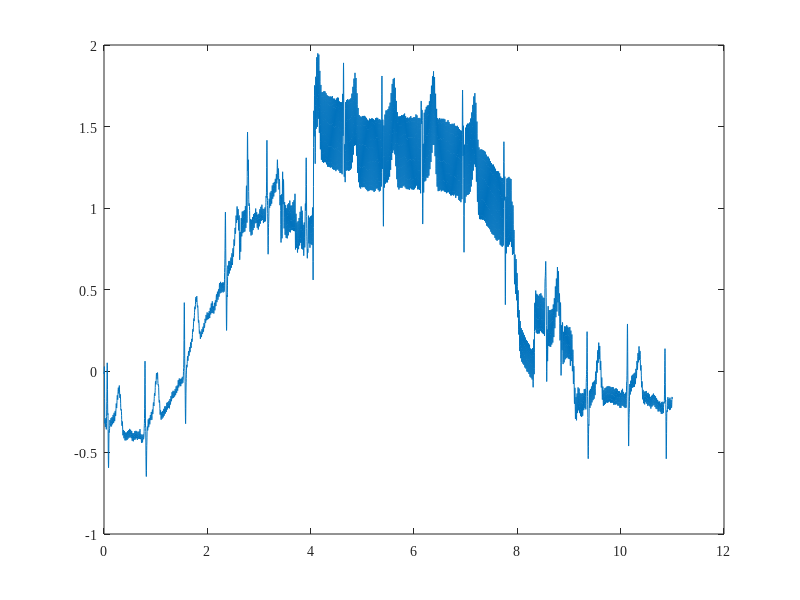
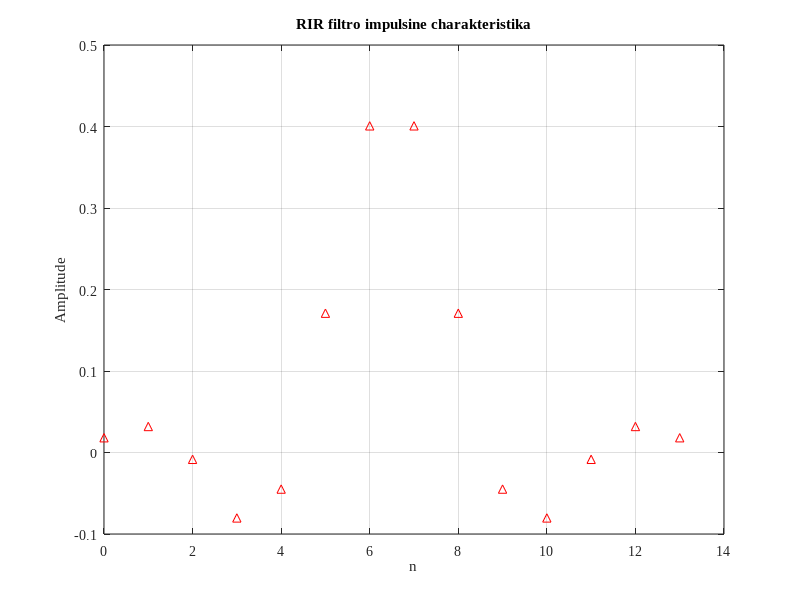

Reproduce these figures in MATLAB, in order. (Note: this script raises an error after producing the figures.)
clc, clear, close all

set(0,'defaultAxesFontName','TimesNewRoman')
set(0,'defaultAxesFontSize',10)

load("signalai/EKG_13")
fd = 500; %add _Hz            % Diskretizavimo freq
ts = 11;             
t =(0:(ts*fd)-1)*1/fd;

%Noramlius font size ir db iki -80


%% 3.3.1 RIR filtras

% Filtro koeficientai
b = [0.0181, 0.0319, -0.0084, -0.0803, -0.0449, 0.1709, 0.4008, 0.4008, ...
    0.1709, -0.0449, -0.0803, -0.0084, 0.0319, 0.0181]; 
a = zeros(1,length(b)); 
a(1) = 1;

ekg_filtered = filter(b, a, ekg);
figure();
plot(t, ekg_filtered)

%% 3.3.2
figure();
impz(b, a);
ylabel("Amplitude"); xlabel('n'); title('RIR filtro impulsine charakteristika'); xlim([0 14]); grid on;
f_saveFig("3.3.2-RirImpls")

%% 3.3.3
f_plotFreqz(b, a, fd, "3.3.3-amplitFazesChar")


%% 3.3.4
figure()
zplane(b,a)
grid on; title('Filtro poliu nuliu diagrama');
f_saveFig("3.3.4-RirZeroPole")

%% 3.3.5
% plot for time
figure()
subplot(211); 
plot(t, ekg); 
xlabel('t, s'); ylabel('A, mV');
grid on; title('Laiko sritis, EKG nefiltruotas');

subplot(212); 
plot(t, ekg_filtered);
xlabel('t, s'); ylabel('A, mV');
grid on; title('Laiko sritis, EKG naudojant RIR filtra');
f_saveFig("3.3.5-EkgCompare", true)

%% plot freq: plot signal in freqency domain
figure()

nfft = length(ekg);
ekg_freq = abs(fft(ekg))/nfft;    
ekg_freq = 20*log10(ekg_freq/max(ekg_freq));   
k = 0:1:nfft-1;                 
f = k*fd/nfft;                  

subplot(211)
plot(f, ekg_freq);
xlabel('f, Hz'); ylabel('Sa, dB'); xlim([0 fd/2]); ylim([-120 0]);
grid on; title('Signalo spektras, EKG nefiltruotas')

ekgFilter_freq = abs(fft(ekg_filtered))/nfft;    
ekgFilter_freq = 20*log10(ekgFilter_freq/max(ekgFilter_freq));  
subplot(212)
plot(f, ekgFilter_freq);
xlabel('f, Hz'); ylabel('Sa, dB'); xlim([0 fd/2]); ylim([-120 0]);
grid on; title('Signalo spektras, EKG naudojant RIR filtra')
f_saveFig("3.3.5-EkgCompareFreq", true)

%% 3.4 NIR Filtras

fDelta_Hz = 1.5;

% constans:
f0_Hz = 50;
K0 = 1;
L = 3;
S = mag2db(150); % double check

%3.4.2
K = K0 * 10^(-S/20);
Kr = K0 * 10^(-L/20);

%3.4.3
N = fd/f0_Hz;

%3.4.4
beta = sqrt((Kr^2 - K0^2)/(K^2 - Kr^2)) * tan((N*pi*fDelta_Hz) / (2*fd));

k1 = (K0 + (K*beta)) / (1 + beta);
k2 = (K0 - (K*beta)) / (1 + beta);
k3 = (1 - beta) / (1 + beta);


bNIR = [k1, zeros(1,N-1), -k2];
aNIR = [1, zeros(1,N-1), -k3];

%3.4.6
ekg_afterNIR = filter(bNIR, aNIR, ekg_filtered);

% analyzsis
figure();

%3.4.7
impz(bNIR, aNIR);
grid on;
xlim([0 100]);
title('Impusline charakteristika');

%3.4.8
figure();
n=15000;
freqz(bNIR, aNIR, n, fd)
title('NIR analize');
ylim([-50 5])

% 3.4.9
figure();
zplane(bNIR, aNIR)
title('NIR zplane');


% 3.4.10
% plot for time
figure();
subplot(211); 
plot(t, ekg); 
title('Laiko sritis neapdoroto ekg');
% xlabel('t, s'); ylabel('A, mV'); xlim(T_DISP); grid on;
subplot(212); 
plot(t, ekg_afterNIR);
title('Laiko sritis po NIR');
% xlabel('t, s'); ylabel('A, mV'); xlim(T_DISP); grid on;



% plot freq: plot signal in freqency domain
% (Same as in 1 Lab) - use function
figure();

nfft = length(ekg);
ekg_freq = abs(fft(ekg))/nfft;    
ekg_freq = 20*log10(ekg_freq/max(ekg_freq));   
k = 0:1:nfft-1;                 
f = k*fd/nfft;                  


subplot(211)
plot(f, ekg_freq);
xlabel('f, Hz')
ylabel('Sa, dB')
title('Signalo spektras neapdoroto ekg')
xlim([0 fd/2])

ekg_afterNIR_fq = abs(fft(ekg_afterNIR))/nfft;    
ekg_afterNIR_fq = 20*log10(ekg_afterNIR_fq/max(ekg_afterNIR_fq));  
subplot(212)
plot(f, ekg_afterNIR_fq);
xlabel('f, Hz')
ylabel('Sa, dB')
title('Signalo spektras po NIR apdorojimo')
xlim([0 fd/2])

figure();
f_plotAllSignalsTime(t, ekg, ekg_filtered, ekg_afterNIR)


figure();
f_plotAllSignalsFreq(ekg, ekg_filtered, ekg_afterNIR, fd)


function f_saveFig(figName, usingSubplots)
    if ~exist('usingSubplots','var')
      usingSubplots = false; % third parameter does not exist, so default it to something
    end

    set(gca, 'units', 'normalized'); %Just making sure it's normalized
    Tight = get(gca, 'TightInset');  %Gives you the bording spacing between plot box and any axis labels
                                     %[Left Bottom Right Top] spacing
    NewPos = [Tight(1) Tight(2) 1-Tight(1)-Tight(3) 1-Tight(2)-Tight(4)]; %New plot position [X Y W H]
    if usingSubplots == false % matlab fucks up subplots
        set(gca, 'Position', NewPos);
    end
    saveas(gca,"outFigs/"+figName+".jpg");
end

function f_plotAllSignalsTime(t, initial, RIR, NIR)
    subplot(311)
    plot(t, initial); 
    title('Laiko sritis neapdoroto ekg');
    subplot(312); 
    plot(t, RIR);
    title('Laiko sritis po RIR');

    subplot(313); 
    plot(t, NIR);
    title('Laiko sritis po RIR ir NIR');
end

function f_plotAllSignalsFreq(initial, RIR, NIR, fd)
    subplot(311)
    [x1, y1] = getFreqOfSignal(initial, fd);
    plot(x1, y1); 
    title('Dazniu sritis neapdoroto ekg');
    xlim([0 fd/2])
    
    subplot(312); 
    [x2, y2] = getFreqOfSignal(RIR, fd);
    plot(x2, y2); 
    title('Dazniu sritis po RIR');
    xlim([0 fd/2])

    subplot(313); 
    [x3, y3] = getFreqOfSignal(NIR, fd);
    plot(x3, y3); 
    title('Dazniu sritis po RIR ir NIR');
    xlim([0 fd/2])
end

function [x_fq, y_fq] = getFreqOfSignal(sig, fd)
    nfft = length(sig);
    sig_fq = abs(fft(sig))/nfft;    
    sig_fq = 20*log10(sig_fq/max(sig_fq));   
    k = 0:1:nfft-1;
    
    x_fq = k*fd/nfft;
    y_fq = sig_fq;
end


function f_plotFreqz(b, a, fd, figName)
    n = 15000;
    figure();
    [h_fq,w_fq] = freqz(b, a, n, fd);
    
    subplot(211)
    plot(w_fq, 20*log10(abs(h_fq)))
    xlabel('f, Hz'); ylabel('A, dB'); ylim([-80 3]);
    title('Amplitudes daznine charakteristika'); grid on
    
    subplot(212)
    plot(w_fq, 360/(2*pi)*unwrap(angle(h_fq)))
    xlabel('f, Hz'); ylabel('Faze, laipsniai')
    title('Fazes daznine charakteristika'); grid on
    f_saveFig(figName, true);
end